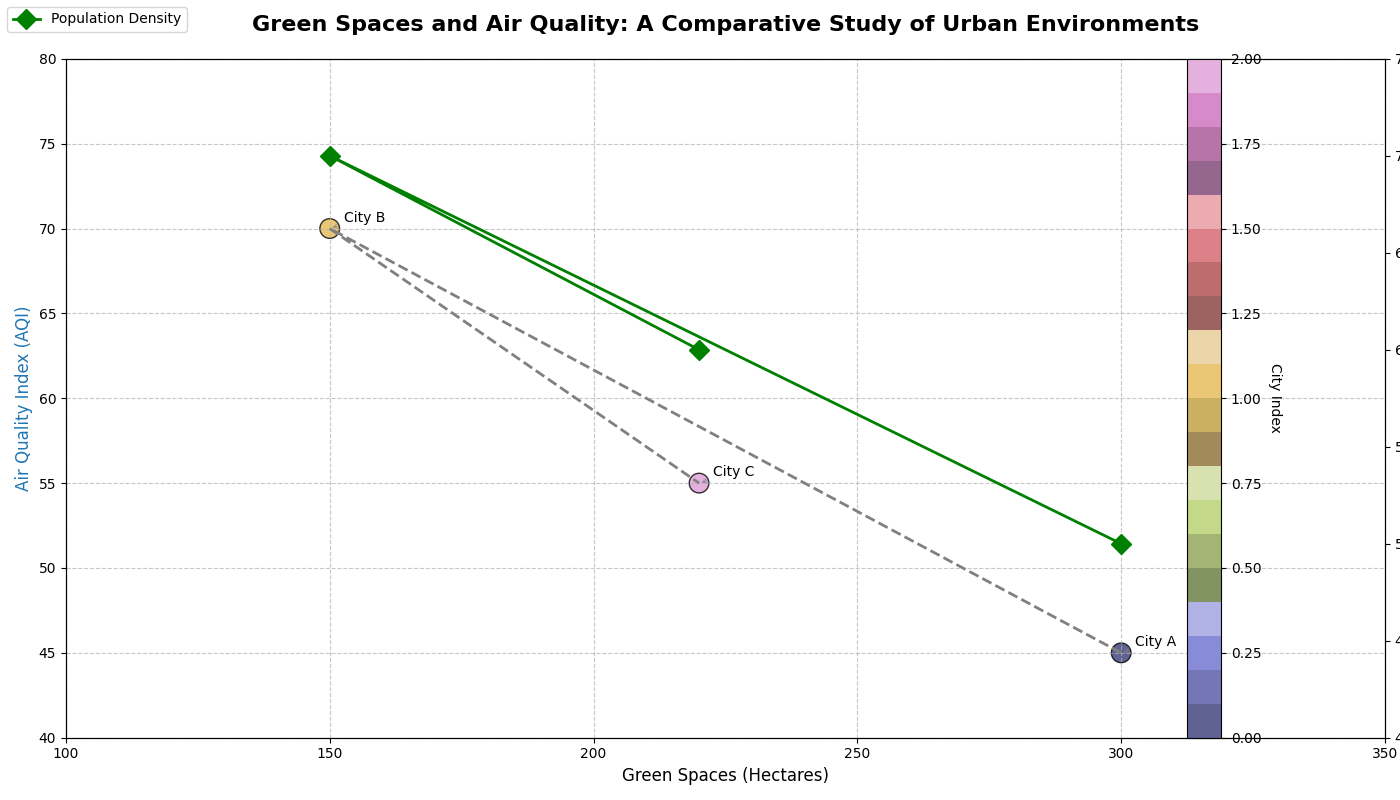

This chart was generated by the following Python code:
import matplotlib.pyplot as plt
import numpy as np

# Simulating data based on a fictional study of "Urban Green Spaces and Air Quality"
# Data spans three cities under investigation

# Data for green spaces (in hectares) and air quality index (lower is better)
cities = ['City A', 'City B', 'City C']
green_spaces_hectares = [300, 150, 220]
air_quality_index = [45, 70, 55]

# Additional data: estimated population density (people per sq km)
population_density = [5000, 7000, 6000]

fig, ax1 = plt.subplots(figsize=(14, 8))

# Scatter plot for green space vs air quality
scatter = ax1.scatter(green_spaces_hectares, air_quality_index, c=range(len(cities)), cmap='tab20b', s=200, edgecolor='black', alpha=0.8)
ax1.plot(green_spaces_hectares, air_quality_index, color='gray', linewidth=2, linestyle='--')

# Titles and labels
ax1.set_title("Green Spaces and Air Quality: A Comparative Study of Urban Environments", fontsize=16, fontweight='bold', pad=20)
ax1.set_xlabel('Green Spaces (Hectares)', fontsize=12)
ax1.set_ylabel('Air Quality Index (AQI)', fontsize=12, color='tab:blue')

# Annotate each city
for i, city in enumerate(cities):
    ax1.annotate(city, (green_spaces_hectares[i], air_quality_index[i]), fontsize=10, xytext=(10,5), textcoords='offset points', arrowprops=dict(arrowstyle='->', color='gray', lw=0.5))

# Second y-axis for population density
ax2 = ax1.twinx()
ax2.set_ylabel('Population Density (people/sq km)', fontsize=12, color='tab:green')
ax2.plot(green_spaces_hectares, population_density, color='green', linewidth=2, linestyle='-', marker='D', markersize=10, label='Population Density')

# Add legend
fig.legend(loc='upper left', fontsize=10, title_fontsize=11)

# Color bar for scatter plot
cbar = fig.colorbar(scatter, ax=ax1, orientation='vertical')
cbar.set_label('City Index', rotation=270, labelpad=15)

# Grid and layout adjustments
ax1.grid(True, linestyle='--', alpha=0.7)
plt.xlim(100, 350)
ax1.set_ylim(40, 80)
ax2.set_ylim(4000, 7500)

plt.tight_layout()
plt.show()
